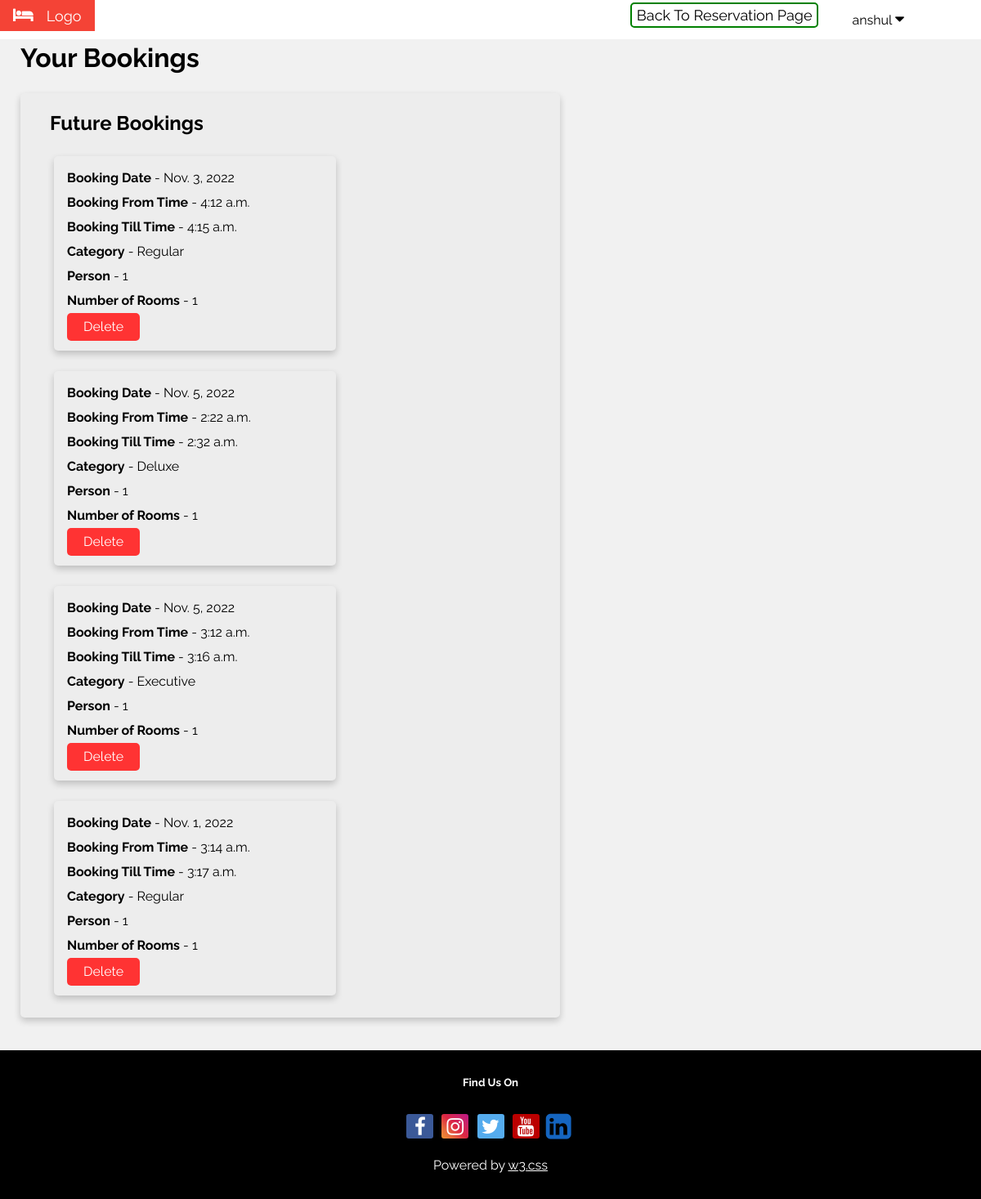
Screenshot of /hotel/all_bookings/ (signed in) with the database file from the repository.
### hotel/models.py (models this page shows, shortened)
class Booking(models.Model):
    customer_name = models.CharField(max_length=30)
    check_in_date = models.DateField()
    check_in_time = models.TimeField()
    check_out_time = models.TimeField()
    '''room_number =  models.PositiveSmallIntegerField(
        validators=[MaxValueValidator(100), MinValueValidator(1)], unique=True
        )'''
    room_number = models.CharField(validators=[validate_comma_separated_integer_list], max_length=9)
    ROOM_CATEGORIES = (
        ('Regular', 'Regular'),
        ('Executive', 'Executive'),
        ('Deluxe', 'Deluxe'),
        ('King', 'King'),
        ('Queen', 'Queen'),
    )
    category = models.CharField(max_length=9, choices=ROOM_CATEGORIES)
    PERSON = (
        (1, '1'),
        (2, '2'),
        (3, '3'),
        (4, '4'),
    )
    person = models.PositiveSmallIntegerField(choices=PERSON, default=1)
    no_of_rooms = models.PositiveSmallIntegerField(
        validators=[MaxValueValidator(1000), MinValueValidator(1)], default=1
        )

### hotel/views.py (the view, shortened to what this page needs)
# urls.py: path('all_bookings/', views.all_bookings, name='all_bookings'),
@login_required(login_url="/hotel/signin/")
def all_bookings(request, pk=None):
    future_bookings = Booking.objects.filter(
        customer_name=request.user.username,
        check_in_date__gt=now.date()
    )
    current_and_past_bookings = Booking.objects.filter(
        customer_name=request.user.username,
        check_in_date__lte=now.date()
    )
    context = {
        'future_bookings': future_bookings,
        'current_and_past_bookings': current_and_past_bookings,
        'username': request.user.username
    }
    return render(request, 'all_bookings.html', context)

### hotel/templates/all_bookings.html (shortened to what this page needs)
{% load static %}
<!DOCTYPE html>
<html lang="en">
  <head>
    <link rel="stylesheet" href="https://cdnjs.cloudflare.com/ajax/libs/font-awesome/4.7.0/css/font-awesome.min.css">
    <link rel="stylesheet" type="text/css" href="{% static 'hotel/css/base.css' %}">
  </head>
  <body id="body-color">
    <div class="w3-bar w3-white w3-large">
      <div class="w3-bar-item w3-red w3-mobile"><i class="fa fa-bed w3-margin-right"></i>Logo</div>
      <div class="dropdown w3-right ert">
        <button class="dropbtn">{{ username }}
          <i class="fa fa-caret-down"></i>
        </button>
      </div>
      <a href = "{% url 'hotel:book' %}" class="w3-right ert"> Back To Reservation Page </a>
    </div>
    <div id="lef-hea">
      <h1>Your Bookings</h1>
    </div>
    {% if future_bookings or current_and_past_bookings %}
      {% if future_bookings %}
        <div class="card card-width">
          <div class="container3">
            <h2><b> Future Bookings </b></h2>
              {% for future_booking in future_bookings %}
                <div class="card card-width">
                    <div class="container3 inner-card">
                      <b>Booking Date</b> - {{ future_booking.check_in_date }}<br/>
                      <b>Booking From Time</b> - {{ future_booking.check_in_time }}<br/>
                      <b>Booking Till Time</b> - {{ future_booking.check_out_time }}<br/>
                      <b>Category</b> - {{ future_booking.category }}<br/>
                      <b>Person</b> - {{ future_booking.person }}<br/>
                      <b>Number of Rooms</b> - {{ future_booking.no_of_rooms }}<br/>
                      <a href='/hotel/all_bookings/{{future_booking.pk}}' class="submit" style="padding: 2px 20px;"> Delete </a>
                    </div>
                </div>
              {% endfor %}
          </div>
        </div>
      {% endif %}
      {% else %}
        <p> No Bookings. </p>
    {% endif %}
    <footer class="w3-padding-32 w3-black w3-center w3-margin-top" id="foott">
      <h5>Find Us On</h5>
      <div class="w3-xlarge w3-padding-16">
        <a href="#" class="fa fa-facebook"></a>
        <a href="#" class="fa fa-instagram"></a>
        <a href="#" class="fa fa-twitter"></a>
        <a href="#" class="fa fa-youtube"></a>
        <a href="#" class="fa fa-linkedin-square"></a>
      </div>
      <p>Powered by <a href="https://www.w3schools.com/w3css/default.asp" target="_blank" class="w3-hover-text-green">w3.css</a></p>
    </footer>
	</body>
</html>

### hotel/static/hotel/css/base.css (style rules this page uses)
a.fa { padding: 3px; border-radius: 3px; font-size: 1em; width: 27px; text-align: center; text-decoration: none; margin: 5px 2px; }
.fa-facebook { background: rgb(59, 89, 152); color: rgb(255, 255, 255); }
.fa-instagram { background: #f09433; background: -moz-linear-gradient(45deg, #f09433 0%, #e6683c 25%, #dc2743 50%, #cc2366 75%, #bc1888 100%); background: -webkit-linear-gradient(45deg, #f09433 0%,#e6683c 25%,#dc2743 50%,#cc2366 75%,#bc1888 100%); background: linear-gradient(45deg, #f09433 0%,#e6683c 25%,#dc2743 50%,#cc2366 75%,#bc1888 100%); filter: progid:DXImageTransform.Microsoft.gradient( startColorstr='#f09433', endColorstr='#bc1888',GradientType=1 ); color: white; }
.fa-linkedin-square { position: relative; top: 4px; left: -5px; color: #1565c0; background-color: rgba(0,0,0,.03); font-size: 1.5em!important; }
.fa-twitter { background: #55ACEE; color: white; }
.fa-youtube { background: #bb0000; color: white; }
body,h1,h2,h3,h4,h5,h6 { font-family: "Raleway", Arial, Helvetica, sans-serif; }
.fa { font-size: 1.2em; }
a.ert:link, a.ert:visited { background-color: white; color: black; border: 2px solid green; padding: 3px 6px; text-align: center; text-decoration: none; display: inline-block; margin: 3px; border-radius: 5px; }
#body-color { background-color:#f1f1f1 !important; }
.submit { border: none; color: white; background: #ff6600; cursor: pointer; border-radius: 5px; text-decoration: none; padding: 10px 20px; display: inline-block; }
.submit:link, .submit:visited { background-color: rgb(255, 51, 51); }
#lef-hea { margin-left: 25px; }
.card { box-shadow: 0 4px 8px 0 rgba(0,0,0,0.2); transition: 0.3s; margin: 25px; border-radius: 5px; background-color: rgb(237, 237, 237); }
.w3-red { color:#fff!important;background-color:#f44336!important }
.w3-mobile { display:block; text-align:center }
.w3-margin-right { margin-right:16px!important }
.w3-padding-32 { padding-top:32px!important;padding-bottom:32px!important }
.w3-black { color:#fff!important;background-color:#000!important }
.w3-center { text-align:center!important }
.w3-xlarge { font-size:24px!important }
.w3-padding-16 { padding-top:16px!important;padding-bottom:16px!important }
.w3-hover-text-green { color: white; }
.w3-right { float:right!important; margin-right: 25px!important; }
.w3-bar { width:100%;overflow:hidden; display:inline-block; }
.w3-white { color:#000!important;background-color:#fff!important }
.w3-large { font-size:18px!important }
.w3-bar-item { padding:8px 16px;float:left;border:none;outline:0;text-align:left;white-space:normal;text-align:center; }
.w3-margin-top { position: relative; left: 0; width: 100%; color: white; }
.dropdown { overflow: hidden; }
.dropdown .dropbtn { font-size: 16px; border: none; outline: none; color: black; padding: 14px 16px; background-color: inherit; font-family: inherit; margin: 0; margin-right: 53px; }

### hotel/templates/all_bookings.html (style rules this page uses)
* { padding: 0; margin: 0; }
.card-width { width: 55%; }
.container3 { padding: 2px 16px; line-height: 30px; }
#foott { margin-top: 40px; }
h2 { margin: 20px; }
.inner-card { padding: 12px 16px; }

### rows the page displays
Booking: check_in_date "Nov. 3, 2022", check_in_time "4:12 a.m.", check_out_time "4:15 a.m.", category "Regular", person "1", no_of_rooms "1"
Booking: check_in_date "Nov. 5, 2022", check_in_time "2:22 a.m.", check_out_time "2:32 a.m.", category "Deluxe", person "1", no_of_rooms "1"
Booking: check_in_date "Nov. 5, 2022", check_in_time "3:12 a.m.", check_out_time "3:16 a.m.", category "Executive", person "1", no_of_rooms "1"
Booking: check_in_date "Nov. 1, 2022", check_in_time "3:14 a.m.", check_out_time "3:17 a.m.", category "Regular", person "1", no_of_rooms "1"

### other values shown
{{ username }} "anshul"
